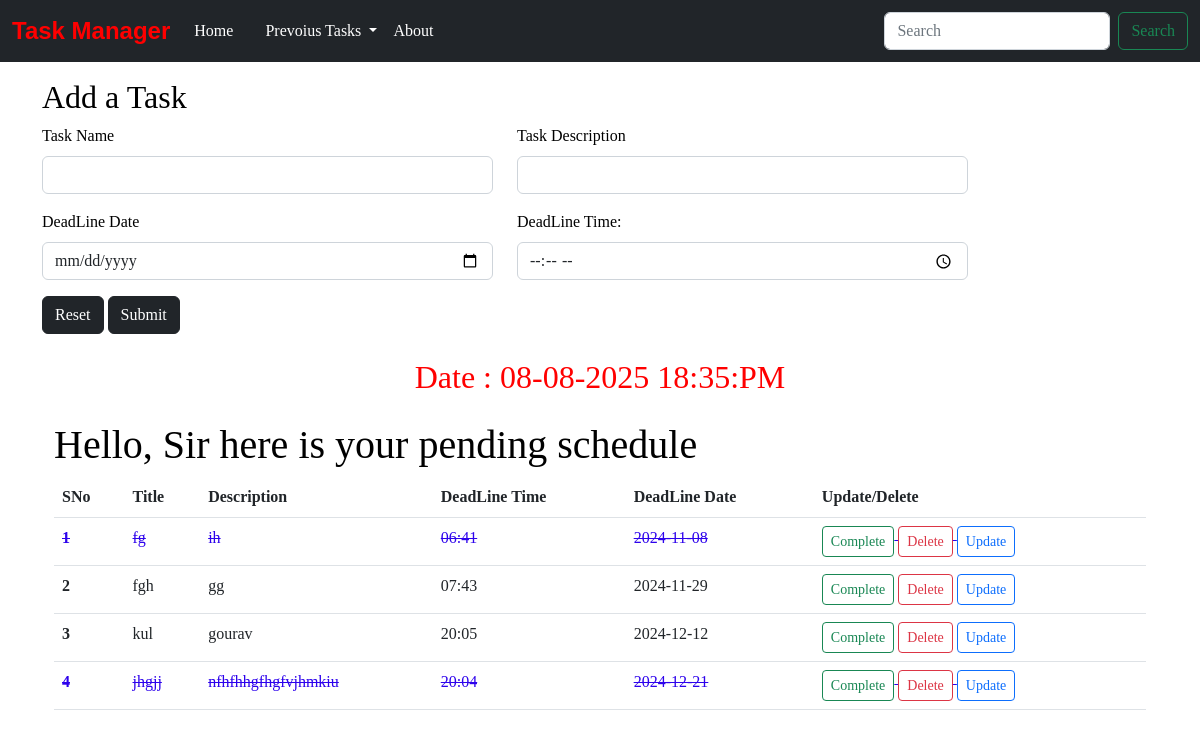
The app's page /, older data.
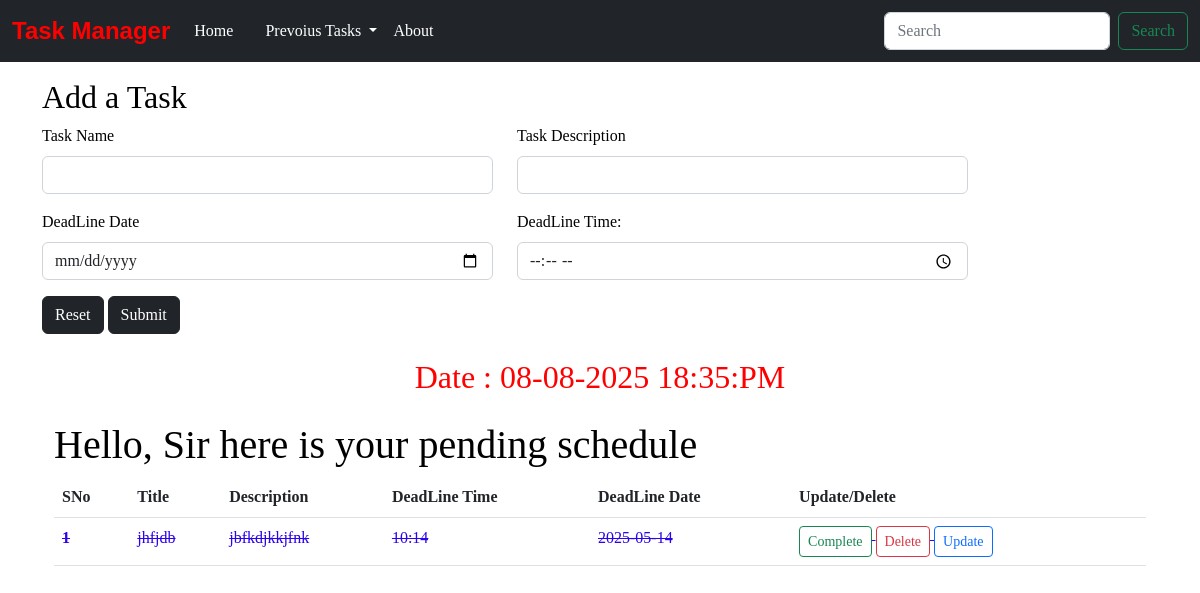
The same page, newer data.
### app.py (models this page shows, shortened)
class Todo(db.Model):
    sno = db.Column(db.Integer, primary_key=True)
    title = db.Column(db.String(200), nullable=False)
    desc = db.Column(db.String(500), nullable=False)
    time = db.Column(db.String(50))
    schedule_time = db.Column(db.String(50))
    completed = db.Column(db.Boolean, default=False)  # Track completion
    updated = db.Column(db.Boolean, default=False)

### app.py (the view, shortened to what this page needs)
@app.route('/', methods=['GET','POST'])
def hello_world():
    allTodo = Todo.query.all()
    xy= datetime.now()
    current_date = xy.strftime("%d-%m-%Y %H:%M:%p")
    return render_template('index.html', allTodo=allTodo,current_date=current_date )

### templates/index.html (shortened to what this page needs)
{% extends 'base.html' %}
{% block todos %}
<div class="container my-3">
  <h2>Add a Task</h2>
  <form action="/" method="POST">
    <div class="row mb-3">
        <div class="col-md-5">
            <label for="title" class="form-label">Task Name</label>
            <input type="text" class="form-control" name="title" required>
        </div>
        <div class="col-md-5">
            <label for="desc" class="form-label">Task Description</label>
            <input type="text" class="form-control" name="desc" required>
        </div>
    </div>
    <div class="row mb-3">
      <div class="col-md-5">
          <label for="tododate" class="form-label"> DeadLine Date</label>
          <input type="date" class="form-control" name="tododate">
      </div>
      <div class="col-md-5">
          <label for="time" class="form-label">DeadLine Time:</label>
          <input type="time" class="form-control" name="time" required>
      </div>
  </div>
    <input type="reset" class="btn btn-dark" value="Reset">
    <button type="submit" class="btn btn-dark">Submit</button>
    </form>
</div>
<div class="container mt-4">
  <div style="text-align: center;">
    <h2 style="color: red">Date : {{ current_date }}</h2>
  </div>
<div class="container mt-4">
  <h1>Hello, Sir here is your pending schedule</h1>
  {% if allTodo|length == 0 %}
  <div class="alert alert-danger" role="alert">
    <h6 class="font-monospace"><b><i>Please</i> add some good things</b></h6>
  </div>
  {% else %}
    <table class="table">
      <thead>
        <tr>
          <th scope="col">SNo</th>
          <th scope="col">Title</th>
          <th scope="col">Description</th>
          <th scope="col">DeadLine Time</th>
          <th scope="col">DeadLine Date</th>
          <th scope="col">Update/Delete</th>
        </tr>
      </thead>
      <tbody>
        {% for todo in allTodo %}
          <tr{% if todo.completed %} style="text-decoration: line-through; color: rgb(45, 2, 236);" {% endif %}>
            <th scope="row">{{ loop.index }}</th>
            <td>{{ todo.title }}</td>
            <td>{{ todo.desc }}</td>
            <td>{{todo.time}}</td>
            <td>{{todo.schedule_time}}</td>
            <td>
              <a href="/complete/{{ todo.sno }}" class="btn btn-outline-success btn-sm">Complete</a>
              <a href="/delete/{{ todo.sno }}" class="btn btn-outline-danger btn-sm">Delete</a>
              <a href="/update/{{ todo.sno }}" class="btn btn-outline-primary btn-sm">Update</a>
            </td>
          </tr>
        {% endfor %}
      </tbody>
    </table>
  {% endif %}
{% endblock todos %}

### templates/base.html (shortened to what this page needs)
<!doctype html>
<html lang="en">
  <head>
    <link href="https://cdn.jsdelivr.net/npm/bootstrap@5.2.3/dist/css/bootstrap.min.css" rel="stylesheet">
    <link rel="stylesheet" href="{{ url_for('static', filename='css/style.css') }}">
  </head>
  <body>
    <nav class="navbar navbar-expand-lg bg-dark">
      <div class="container-fluid">
        <a class="navbar-brand " href="/">Task Manager</a>
        <div class="collapse navbar-collapse" id="navbarSupportedContent">
          <ul class="navbar-nav me-auto mb-2 mb-lg-0">
            <li class="nav-item">
              <a class="nav-link active text-white" aria-current="page" href="/">Home</a>
            </li>
            <li class="nav-item">
              <a class="nav-link text-white" href="#"></a>
            </li>
            <li class="nav-item dropdown">
              <a class="nav-link dropdown-toggle text-white" href="#" role="button" data-bs-toggle="dropdown" aria-expanded="false">
                Prevoius Tasks
              </a>
            </li>
            <li class="nav-item">
              <a class="nav-link text-white" href="/About" >About</a>
            </li>
          </ul>
          <form class="d-flex" role="search">
            <input class="form-control me-2" type="search" placeholder="Search" aria-label="Search">
            <button class="btn btn-outline-success" type="submit">Search</button>
          </form>
        </div>
      </div>
    </nav>
     {% block todos %}
     {% endblock todos %}
</body>
</html>

### static/css/style.css (style rules this page uses)
.navbar-brand { font-size: 1.5rem; font-weight: bold; font-family: Verdana, Geneva, Tahoma, sans-serif; color :red; }

Row changes from the older to the newer data that the page shows:
removed Todo: title "fg", desc "ih", time "06:41", schedule_time "2024-11-08"
removed Todo: title "fgh", desc "gg", time "07:43", schedule_time "2024-11-29", completed False (drawn)
removed Todo: title "kul", desc "gourav", time "20:05", schedule_time "2024-12-12", completed False (drawn)
removed Todo: title "jhgjj", desc "nfhfhhgfhgfvjhmkiu", time "20:04", schedule_time "2024-12-21"
added Todo: title "jhfjdb", desc "jbfkdjkkjfnk", time "10:14", schedule_time "2025-05-14"
